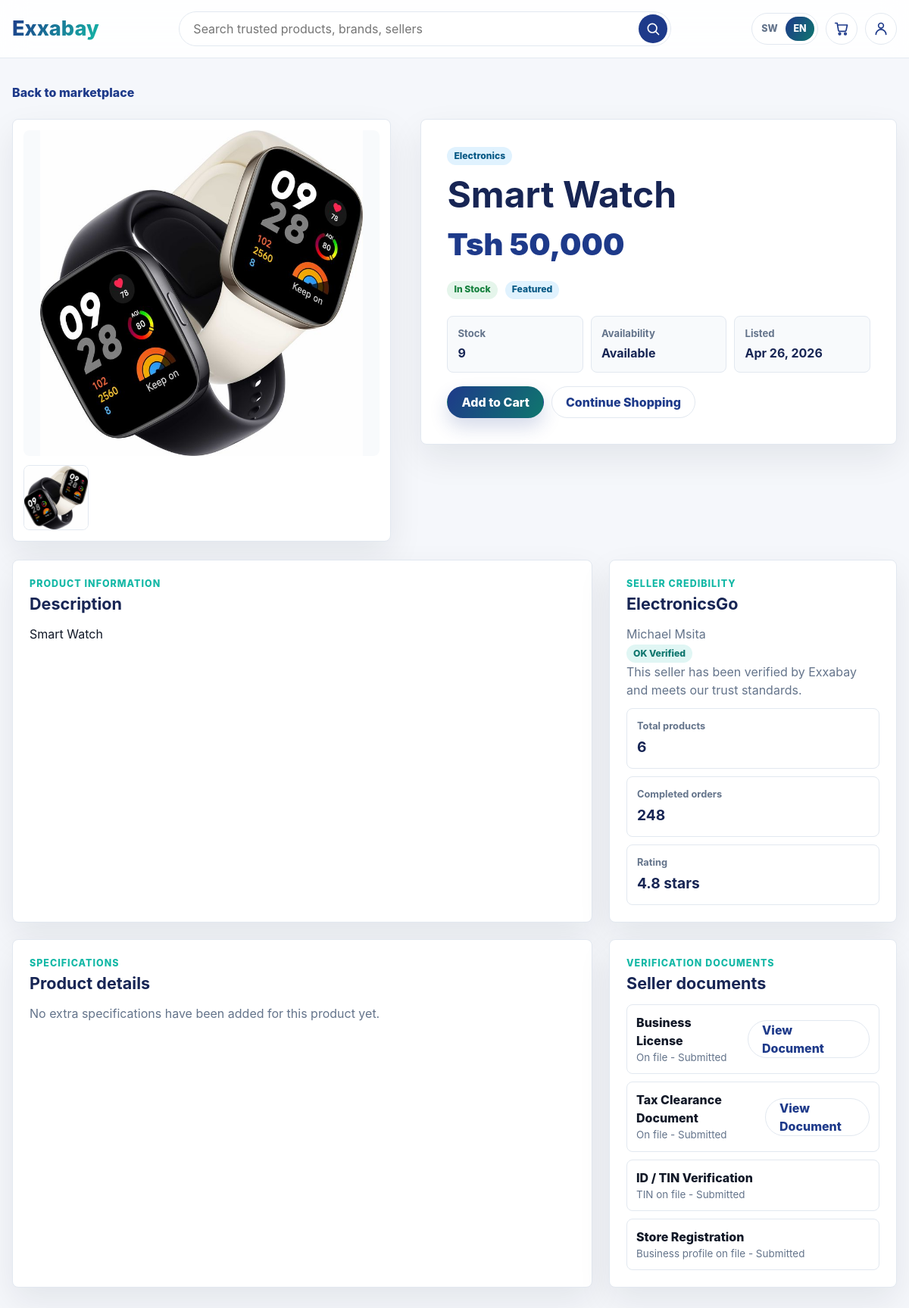
Page /products/products/9/ on the earlier database version.
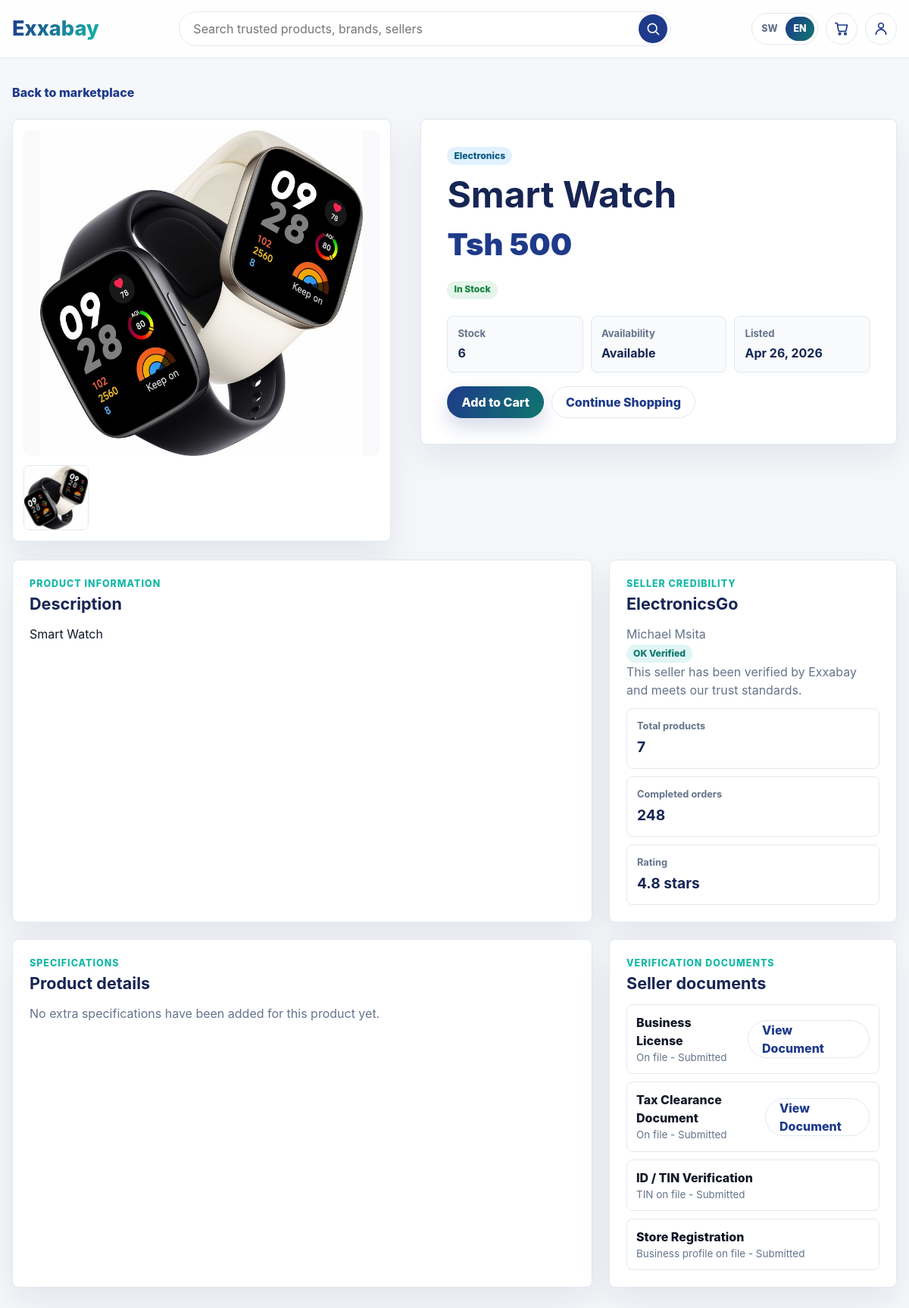
Same page on the later database version.
### products/models.py (models this page shows, shortened)
class ProductImage(models.Model):
    product = models.ForeignKey(Product, on_delete=models.CASCADE, related_name='images')
    image = models.ImageField(upload_to='products/')

class Product(models.Model):
    seller = models.ForeignKey('users.SellerProfile', on_delete=models.CASCADE)
    category = models.ForeignKey(Category, on_delete=models.SET_NULL, null=True, related_name='products')
    name = models.CharField(max_length=255)
    description = models.TextField()
    price = models.DecimalField(max_digits=10, decimal_places=2)
    stock = models.PositiveIntegerField()
    is_available = models.BooleanField(default=True)
    is_featured = models.BooleanField(default=False)
    created_at = models.DateTimeField(auto_now_add=True)

class Category(models.Model):
    name = models.CharField(max_length=255, unique=True)
    description = models.TextField(blank=True, null=True)

### users/models.py (models this page shows, shortened)
class SellerProfile(models.Model):
    user = models.OneToOneField(User, on_delete=models.CASCADE)
    business_name = models.CharField(max_length=255, blank=True, null=True)
    tin_number = models.CharField(max_length=50, blank=True, null=True)
    license_document = models.FileField(upload_to="documents/licenses/", blank=True, null=True)
    license_expiry_date = models.DateField(blank=True, null=True)
    vat_number = models.CharField(max_length=50, blank=True, null=True)
    tax_clearance_document = models.FileField(upload_to="documents/tax/", blank=True, null=True)
    vrn_number = models.CharField(max_length=50, blank=True, null=True)
    is_verified = models.BooleanField(default=False)
    created_at = models.DateTimeField(auto_now_add=True)

class User(AbstractUser):
    email = models.EmailField(unique=True)
    is_seller = models.BooleanField(default=False)
    phone_number = models.CharField(max_length=20, default='07xx xxx xxx')

### products/views.py (the view)
# urls.py: path("products/<int:pk>/", views.product_detail, name="product_detail"),
def product_detail(request, pk):
    product = get_object_or_404(
        Product.objects
        .select_related("seller__user", "category")
        .prefetch_related("images", "specs"),
        pk=pk,
        is_available=True
    )
    return render(request, "main/product_detail.html", {
        "product": product
    })

### main/templates/main/product_detail.html (shortened to what this page needs)
{% extends 'main/base.html' %}
{% load static %}
{% load humanize %}
{% block content %}
{% include 'partials/header_bar.html' %}
  <main class="product-detail">
    <a class="product-detail__back" href="/#products">Back to marketplace</a>
    <section class="product-detail__hero">
      <div class="product-detail__gallery">
        {% with first_image=product.images.first %}
          {% if first_image %}
            <img class="product-detail__image" src="{{ first_image.image.url }}" alt="{{ product.name }}">
          {% else %}
            <div class="product-detail__image product-detail__image--placeholder">
              <span>{{ product.name|first }}</span>
            </div>
          {% endif %}
        {% endwith %}
        {% if product.images.all %}
          <div class="product-detail__thumbs" aria-label="Product images">
            {% for image in product.images.all %}
              <img class="product-detail__thumb" src="{{ image.image.url }}" alt="{{ product.name }} image {{ forloop.counter }}">
            {% endfor %}
          </div>
        {% endif %}
      </div>
      <div class="product-detail__summary">
        <span class="badge">{{ product.category.name|default:"Uncategorized" }}</span>
        <h1 class="product-detail__title">{{ product.name }}</h1>
        <p class="product-detail__price">Tsh {{ product.price|floatformat:"0"|intcomma }}</p>
        <div class="product-detail__status-row">
          {% if product.stock <= 5 %}
            <span class="stock stock--low">Low Stock</span>
          {% else %}
            <span class="stock stock--in">In Stock</span>
          {% endif %}
          {% if product.is_featured %}
            <span class="badge">Featured</span>
          {% endif %}
        </div>
        <div class="product-detail__facts">
          <div>
            <span>Stock</span>
            <strong>{{ product.stock }}</strong>
          </div>
          <div>
            <span>Availability</span>
            <strong>{% if product.is_available %}Available{% else %}Unavailable{% endif %}</strong>
          </div>
          <div>
            <span>Listed</span>
            <strong>{{ product.created_at|date:"M d, Y" }}</strong>
          </div>
        </div>
        <div class="product-detail__actions">
          <form method="post" action="{% url 'orders:add_to_cart' product.pk %}">
            <button class="btn btn--primary" type="submit">
              Add to Cart
            </button>
          </form>
          <a class="btn btn--outline" href="/#products">Continue Shopping</a>
        </div>
      </div>
    </section>
    <section class="product-detail__content">
      <article class="detail-panel detail-panel--wide">
        <p class="section-heading__eyebrow">Product information</p>
        <h2>Description</h2>
        <p>{{ product.description|linebreaksbr }}</p>
      </article>
      <aside class="detail-panel">
        <p class="section-heading__eyebrow">Seller credibility</p>
        <h2>{{ product.seller.business_name|default:product.seller.user.username }}</h2>
        <p class="detail-panel__muted">{{ product.seller.user.get_full_name|default:product.seller.user.username }}</p>
        {% if product.seller.is_verified %}
          <span class="status-badge status-badge--verified">OK Verified</span>
          <p class="detail-panel__copy">This seller has been verified by Exxabay and meets our trust standards.</p>
        {% elif product.seller.is_profile_complete %}
          <span class="status-badge status-badge--pending">! Pending</span>
          <p class="detail-panel__copy">This seller has submitted required trust information and is waiting for Exxabay review.</p>
        {% else %}
          <span class="status-badge status-badge--unverified">X Unverified</span>
          <p class="detail-panel__copy">This seller has not completed Exxabay's verification checks yet.</p>
        {% endif %}
        <div class="metrics-grid detail-panel__metrics">
          <div class="metric">
            <span class="metric__label">Total products</span>
            <strong>{{ product.seller.product_set.count }}</strong>
          </div>
          <div class="metric">
            <span class="metric__label">Completed orders</span>
            <strong>248</strong>
          </div>
          <div class="metric">
            <span class="metric__label">Rating</span>
            <strong>4.8 stars</strong>
          </div>
        </div>
      </aside>
      <article class="detail-panel detail-panel--wide">
        <p class="section-heading__eyebrow">Specifications</p>
        <h2>Product details</h2>
        {% if product.specs.all %}
          <dl class="spec-list">
            {% for spec in product.specs.all %}
              <div class="spec-list__item">
                <dt>{{ spec.key }}</dt>
                <dd>{{ spec.value }}</dd>
              </div>
            {% endfor %}
          </dl>
        {% else %}
          <p class="detail-panel__muted">No extra specifications have been added for this product yet.</p>
        {% endif %}
      </article>
      <aside class="detail-panel">
        <p class="section-heading__eyebrow">Verification documents</p>
        <h2>Seller documents</h2>
        <div class="documents-list">
          <div class="document-item">
            <div>
              <div class="document-item__name">Business License</div>
              <div class="document-item__status">{% if product.seller.license_document %}On file - Submitted{% else %}Not submitted - Missing{% endif %}</div>
            </div>
            {% if product.seller.license_document %}
              <a class="btn btn--outline" href="{{ product.seller.license_document.url }}" target="_blank" rel="noopener">View Document</a>
            {% endif %}
          </div>
          <div class="document-item">
            <div>
              <div class="document-item__name">Tax Clearance Document</div>
              <div class="document-item__status">{% if product.seller.tax_clearance_document %}On file - Submitted{% else %}Not submitted - Missing{% endif %}</div>
            </div>
            {% if product.seller.tax_clearance_document %}
              <a class="btn btn--outline" href="{{ product.seller.tax_clearance_document.url }}" target="_blank" rel="noopener">View Document</a>
            {% endif %}
          </div>
          <div class="document-item">
            <div>
              <div class="document-item__name">ID / TIN Verification</div>
              <div class="document-item__status">{% if product.seller.tin_number %}TIN on file - Submitted{% else %}Not submitted - Missing{% endif %}</div>
            </div>
          </div>
          <div class="document-item">
            <div>
              <div class="document-item__name">Store Registration</div>
              <div class="document-item__status">{% if product.seller.business_name %}Business profile on file - Submitted{% else %}Not submitted - Missing{% endif %}</div>
            </div>
          </div>
        </div>
      </aside>
    </section>
  </main>
{% endblock %}

### main/templates/main/base.html (shortened to what this page needs)
{% load static %}
<!DOCTYPE html>
<html lang="en">
<head>
    <link rel="stylesheet" href="{% static 'css/styles.css' %}">
    <link rel="stylesheet" href="https://cdnjs.cloudflare.com/ajax/libs/font-awesome/6.5.0/css/all.min.css">
</head>
<body>
    {% block content %}{% endblock %}
</body>
</html>

### main/templates/partials/header_bar.html (shortened to what this page needs)
<header class="site-header">
    <nav class="nav" aria-label="Primary navigation" data-i18n-attr="aria-label:navLabel">
      <a class="nav__logo" href="/" aria-label="Exabay homepage">Exxabay</a>
      <form class="nav__search" role="search" method="get" action="{% url 'products:filter_product' %}">
        <input id="site-search" class="nav__search-input" name="search_filter" type="search" placeholder="Search trusted products, brands, sellers" data-i18n-attr="placeholder:navSearchPlaceholder" value="{{ request.GET.q }}">
        <button class="nav__search-button" type="submit" aria-label="Search" data-i18n-attr="aria-label:search">
          <svg viewBox="0 0 24 24" aria-hidden="true">
            <path d="M21 21l-4.35-4.35m1.35-5.65a7 7 0 1 1-14 0 7 7 0 0 1 14 0Z"/>
          </svg>
        </button>
      </form>
      <div class="nav__actions">
        <button id="language-toggle" class="language-toggle" type="button" aria-label="Switch language to Swahili" aria-pressed="false">
          <span class="language-toggle__option language-toggle__option--sw">SW</span>
          <span class="language-toggle__option language-toggle__option--en is-active">EN</span>
        </button>
        <a class="icon-button" href="{% url 'orders:cart' %}" aria-label="View cart" data-i18n-attr="aria-label:viewCart">
          <svg viewBox="0 0 24 24" aria-hidden="true">
            <path d="M6 6h15l-1.8 8.4a2 2 0 0 1-2 1.6H9a2 2 0 0 1-2-1.6L5 3H2"/>
            <circle cx="9" cy="20" r="1.5"/>
            <circle cx="18" cy="20" r="1.5"/>
          </svg>
        </a>
        <a class="icon-button" href="{% url 'users:login' %}" type="button" aria-label="Open profile" data-i18n-attr="aria-label:openProfile">
          <svg viewBox="0 0 24 24" aria-hidden="true">
            <path d="M20 21a8 8 0 0 0-16 0"/>
            <circle cx="12" cy="7" r="4"/>
          </svg>
        </a>
      </div>
    </nav>
  </header>

Differences in the rows shown:
changed Product "Smart Watch": price "50,000" → "500"; stock "9" → "6"; seller.product_set.count "6" → "7"; is_featured True → False (drawn)
Other differences:
text no longer shown: "Featured"
